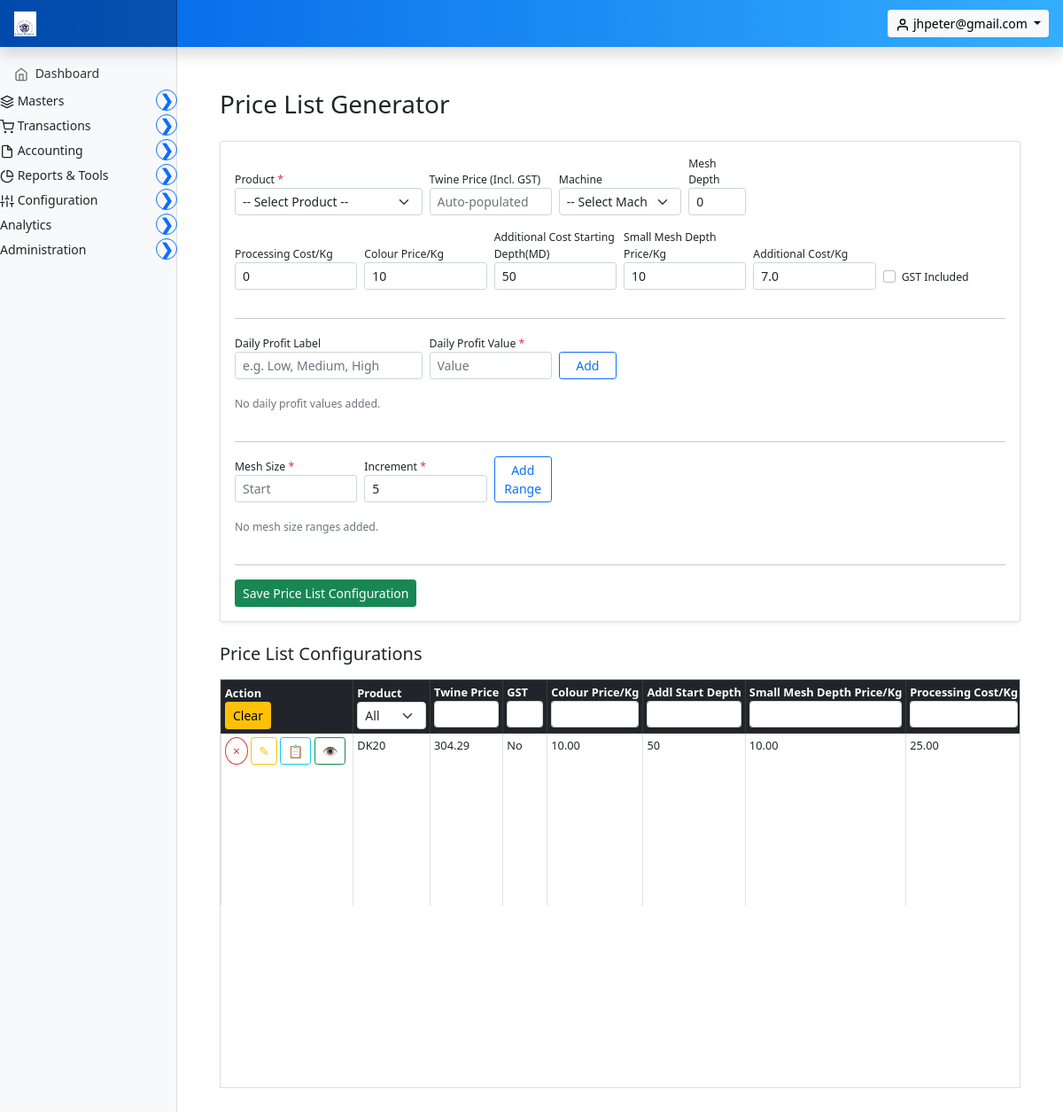
The app's page /invoice/price-list-generator/ (signed in), older data.
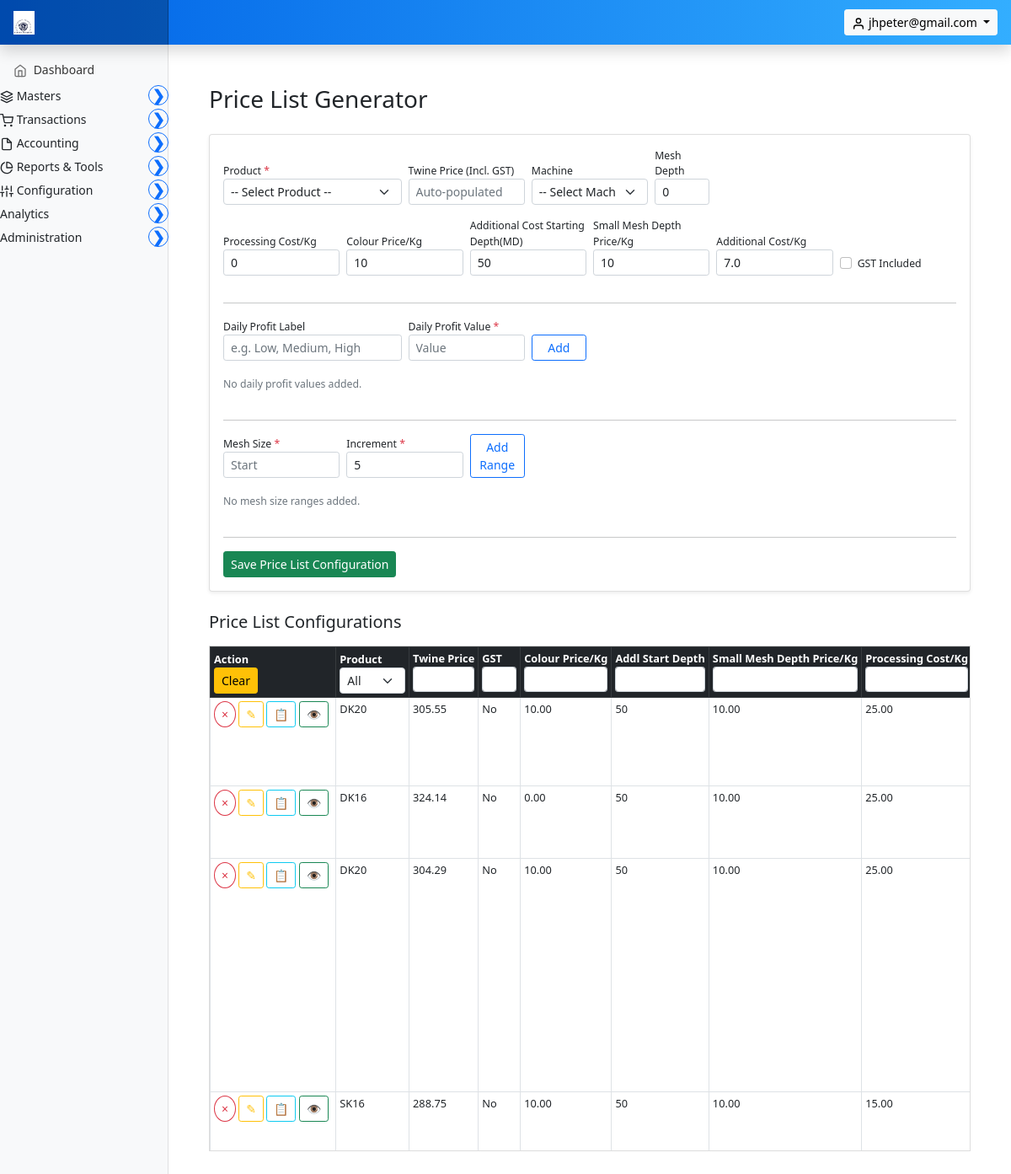
The same page, newer data.
### marania_invoice_app/models.py (models this page shows, shortened)
class PriceListConfiguration(models.Model):
    price_list_key = models.AutoField(primary_key=True)
    product = models.ForeignKey(
        Product,
        to_field="code",
        on_delete=models.DO_NOTHING,
        related_name='price_list_configs',
        db_constraint=False,
        null=True,
        blank=True,
    )
    product_code = models.CharField(max_length=50, blank=True, null=True)
    twine_price = models.DecimalField(max_digits=10, decimal_places=2, default=0)
    gst_included = models.BooleanField(default=False)
    colour_price_per_kg = models.DecimalField(max_digits=10, decimal_places=2, default=10)
    additional_cost_starting_depth_md = models.PositiveIntegerField(default=50)
    small_mesh_depth_price_per_kg = models.DecimalField(max_digits=10, decimal_places=2, default=10)
    processing_cost_per_kg = models.DecimalField(max_digits=10, decimal_places=2, default=0)
    additional_cost_per_kg = models.DecimalField(max_digits=10, decimal_places=2, default=0)
    machine_number = models.CharField(max_length=50, blank=True, null=True)
    mesh_depth = models.DecimalField(max_digits=10, decimal_places=2, default=0)
    daily_profit_values = models.TextField(default='[]')
    mesh_size_ranges = models.TextField(default='[]')
    created_at = models.DateTimeField(auto_now_add=True)
    updated_at = models.DateTimeField(auto_now=True)

### marania_invoice_app/views.py (the view, shortened to what this page needs)
# urls.py: path('price-list-generator/', views.price_list_generator, name='price_list_generator'),
@login_required
def price_list_generator(request):
    products = Product.objects.all().order_by("code")
    configs = PriceListConfiguration.objects.all().order_by("-created_at")
    machines = MachineOperationalCost.objects.all().order_by("machine_number")
    default_additional_cost = Decimal("0")
    addl = AdditionalCost.objects.first()
    if addl:
        default_additional_cost = addl.transportation_cost_per_kg + addl.packing_cost_per_kg
    configs_json = []
    for c in configs:
        configs_json.append({
            "price_list_key": c.price_list_key,
            "product_code": c.product_code or "",
            "twine_price": float(c.twine_price),
            "gst_included": c.gst_included,
            "colour_price_per_kg": float(c.colour_price_per_kg),
            "additional_cost_starting_depth_md": c.additional_cost_starting_depth_md,
            "small_mesh_depth_price_per_kg": float(c.small_mesh_depth_price_per_kg),
            "processing_cost_per_kg": float(c.processing_cost_per_kg),
            "additional_cost_per_kg": float(c.additional_cost_per_kg),
            "machine_number": c.machine_number or "",
            "mesh_depth": float(c.mesh_depth),
            "daily_profit_values": json.loads(c.daily_profit_values) if c.daily_profit_values else [],
            "mesh_size_ranges": json.loads(c.mesh_size_ranges) if c.mesh_size_ranges else [],
            "created_at": c.created_at.strftime("%d-%b-%Y %H:%M") if c.created_at else "",
        })
    return render(request, "marania_invoice_app/price_list_generator.html", {
        "products": products,
        "configs": configs,
        "configs_json": json.dumps(configs_json),
        "machines": machines,
        "default_additional_cost": float(default_additional_cost),
    })

### marania_invoice_app/context_processors.py (called while the page is built, shortened)
def _is_user_manager(user):
    if not user.is_authenticated:
        return False
    if user.is_superuser or user.is_staff:
        return True
    profile = getattr(user, "user_profile", None)
    if profile is None:
        return False
    return "user_management" in profile.permitted_module_keys()

def _permitted_module_keys(user):
    if not user.is_authenticated:
        return set()
    if user.is_superuser:
        from .modules import MODULE
        return set(MODULE.values())

### marania_invoice_app/models.py (called while the page is built)
    @property
    def display_logo_url(self):
        if self.company_logo and hasattr(self.company_logo, "url") and self.company_logo.name:
            try:
                return self.company_logo.url
            except Exception:
                return "/static/images/marania_eagle_logo.png"
        return "/static/images/marania_eagle_logo.png"

### templates/marania_invoice_app/price_list_generator.html (shortened to what the changed rows need)
{% extends 'partials/base.html' %}
{% load static %}
{% block main %}
<main class="col-md-9 ms-sm-auto col-lg-10 px-md-4">
  <div class="container-fluid my-5">
    <div class="config-table-wrapper">
      <table class="table table-bordered table-hover table-sm" id="config-table">
        <thead class="table-dark">
          <tr>
            <th style="width:160px;">Action<br>
              <button class="btn btn-warning btn-sm" id="clear-config-filters">Clear</button>
            </th>
            <th style="width:90px;">Product
              <select class="form-select form-select-sm filter-select" data-col="1">
                <option value="">All</option>
              </select>
            </th>
            <th style="min-width:80px;">Twine Price
              <input type="text" class="form-control form-control-sm filter-input" data-col="2">
            </th>
            <th style="min-width:50px;">GST
              <input type="text" class="form-control form-control-sm filter-input" data-col="3">
            </th>
            <th style="min-width:80px;">Colour Price/Kg
              <input type="text" class="form-control form-control-sm filter-input" data-col="4">
            </th>
            <th style="min-width:80px;">Addl Start Depth
              <input type="text" class="form-control form-control-sm filter-input" data-col="5">
            </th>
            <th style="min-width:80px;">Small Mesh Depth Price/Kg
              <input type="text" class="form-control form-control-sm filter-input" data-col="6">
            </th>
            <th style="min-width:80px;">Processing Cost/Kg
              <input type="text" class="form-control form-control-sm filter-input" data-col="7">
            </th>
          </tr>
        </thead>
        <tbody>
          {% for c in configs %}
          <tr>
            <td>
              <button type="button" class="btn btn-outline-danger btn-sm rounded-circle" title="Delete"
                      onclick="deleteConfig({{ c.price_list_key }})">&times;</button>
              <button type="button" class="btn btn-outline-warning btn-sm" title="Edit"
                      onclick="loadConfig({{ c.price_list_key }})">&#9998;</button>
              <button type="button" class="btn btn-outline-info btn-sm" title="Clone"
                      onclick="cloneConfig({{ c.price_list_key }})">&#128203;</button>
              <a href="{% url 'view_price_list' c.price_list_key %}" class="btn btn-outline-success btn-sm" title="View Price List">&#128065;</a>
            </td>
            <td>{{ c.product_code|default:"" }}</td>
            <td>{{ c.twine_price }}</td>
            <td>{% if c.gst_included %}Yes{% else %}No{% endif %}</td>
            <td>{{ c.colour_price_per_kg }}</td>
            <td>{{ c.additional_cost_starting_depth_md }}</td>
            <td>{{ c.small_mesh_depth_price_per_kg }}</td>
            <td>{{ c.processing_cost_per_kg }}</td>
          </tr>
          {% endfor %}
        </tbody>
      </table>
    </div>
  </div>
</main>
{% endblock %}

Row changes from the older to the newer data that the page shows:
added PriceListConfiguration: product_code "DK20", twine_price "305.55", gst_included "No", colour_price_per_kg "10.00", additional_cost_starting_depth_md "50", small_mesh_depth_price_per_kg "10.00", processing_cost_per_kg "25.00"
added PriceListConfiguration: product_code "DK16", twine_price "324.14", gst_included "No", colour_price_per_kg "0.00", additional_cost_starting_depth_md "50", small_mesh_depth_price_per_kg "10.00", processing_cost_per_kg "25.00"
now on this page (row unchanged): PriceListConfiguration: product_code "SK16", twine_price "288.75", gst_included "No", colour_price_per_kg "10.00", additional_cost_starting_depth_md "50", small_mesh_depth_price_per_kg "10.00", processing_cost_per_kg "15.00"
